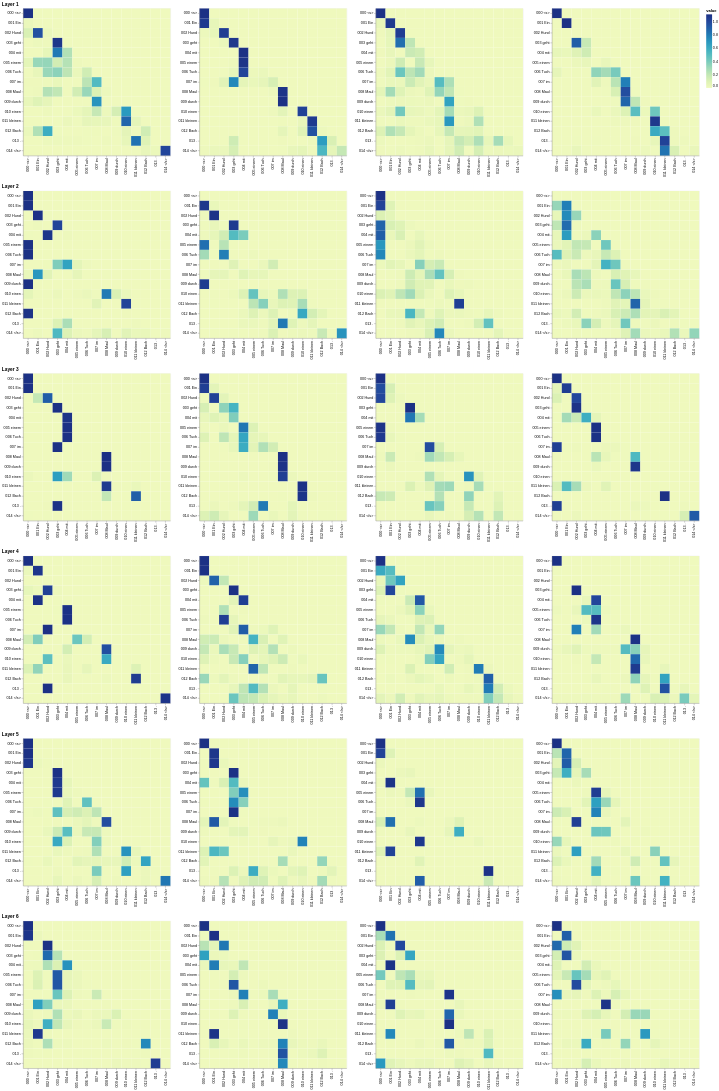

Here is the notebook cell this chart was saved with:
### Markdown cell above
## Decoder Self Attention

### Code cell
def viz_decoder_self():
    model, example_data = run_model_example(n_examples=1)
    example = example_data[len(example_data) - 1]

    layer_viz = [
        visualize_layer(
            model,
            layer,
            get_decoder_self,
            len(example[1]),
            example[1],
            example[1],
        )
        for layer in range(6)
    ]
    return alt.hconcat(
        layer_viz[0]
        & layer_viz[1]
        & layer_viz[2]
        & layer_viz[3]
        & layer_viz[4]
        & layer_viz[5]
    )


show_example(viz_decoder_self)

### Figure 1 — Vega-Lite specification as saved in the notebook (floating-point values rounded to 4 significant figures; data arrays with more than 128 entries replaced by an {"elided": "..."} marker saying what was removed)
{"config": {"view": {"continuousWidth": 300, "continuousHeight": 300}}, "hconcat": [{"vconcat": [{"hconcat": [{"data": {"name": "data-2785a52fba4d27d21469eaf488dbf6e9"}, "mark": {"type": "rect"}, "encoding": {"color": {"field": "value", "type": "quantitative"}, "tooltip": [{"field": "row", "type": "quantitative"}, {"field": "column", "type": "quantitative"}, {"field": "value", "type": "quantitative"}, {"field": "row_token", "type": "nominal"}, {"field": "col_token", "type": "nominal"}], "x": {"axis": {"title": ""}, "field": "col_token", "type": "nominal"}, "y": {"axis": {"title": ""}, "field": "row_token", "type": "nominal"}}, "height": 400, "name": "view_25", "width": 400}, {"data": {"name": "data-f9a7cf7200d708eb9ed0b640dbfbf19c"}, "mark": {"type": "rect"}, "encoding": {"color": {"field": "value", "type": "quantitative"}, "tooltip": [{"field": "row", "type": "quantitative"}, {"field": "column", "type": "quantitative"}, {"field": "value", "type": "quantitative"}, {"field": "row_token", "type": "nominal"}, {"field": "col_token", "type": "nominal"}], "x": {"axis": {"title": ""}, "field": "col_token", "type": "nominal"}, "y": {"axis": {"title": ""}, "field": "row_token", "type": "nominal"}}, "height": 400, "name": "view_26", "width": 400}, {"data": {"name": "data-bf7b37609708dcea0083d0e660a1431d"}, "mark": {"type": "rect"}, "encoding": {"color": {"field": "value", "type": "quantitative"}, "tooltip": [{"field": "row", "type": "quantitative"}, {"field": "column", "type": "quantitative"}, {"field": "value", "type": "quantitative"}, {"field": "row_token", "type": "nominal"}, {"field": "col_token", "type": "nominal"}], "x": {"axis": {"title": ""}, "field": "col_token", "type": "nominal"}, "y": {"axis": {"title": ""}, "field": "row_token", "type": "nominal"}}, "height": 400, "name": "view_27", "width": 400}, {"data": {"name": "data-8f8537c6516199775ad8de966b2640bd"}, "mark": {"type": "rect"}, "encoding": {"color": {"field": "value", "type": "quantitative"}, "tooltip": [{"field": "row", "type": "quantitative"}, {"field": "column", "type": "quantitative"}, {"field": "value", "type": "quantitative"}, {"field": "row_token", "type": "nominal"}, {"field": "col_token", "type": "nominal"}], "x": {"axis": {"title": ""}, "field": "col_token", "type": "nominal"}, "y": {"axis": {"title": ""}, "field": "row_token", "type": "nominal"}}, "height": 400, "name": "view_28", "width": 400}]}, {"vconcat": [{"hconcat": [{"data": {"name": "data-b0d771c2252cd1f98f2c762cc912cba1"}, "mark": {"type": "rect"}, "encoding": {"color": {"field": "value", "type": "quantitative"}, "tooltip": [{"field": "row", "type": "quantitative"}, {"field": "column", "type": "quantitative"}, {"field": "value", "type": "quantitative"}, {"field": "row_token", "type": "nominal"}, {"field": "col_token", "type": "nominal"}], "x": {"axis": {"title": ""}, "field": "col_token", "type": "nominal"}, "y": {"axis": {"title": ""}, "field": "row_token", "type": "nominal"}}, "height": 400, "name": "view_29", "width": 400}, {"data": {"name": "data-269d88a6ff9c7ef0ecc7e2c3e8c41af5"}, "mark": {"type": "rect"}, "encoding": {"color": {"field": "value", "type": "quantitative"}, "tooltip": [{"field": "row", "type": "quantitative"}, {"field": "column", "type": "quantitative"}, {"field": "value", "type": "quantitative"}, {"field": "row_token", "type": "nominal"}, {"field": "col_token", "type": "nominal"}], "x": {"axis": {"title": ""}, "field": "col_token", "type": "nominal"}, "y": {"axis": {"title": ""}, "field": "row_token", "type": "nominal"}}, "height": 400, "name": "view_30", "width": 400}, {"data": {"name": "data-1dcb380a250ab0fc6d0988169b6eb88f"}, "mark": {"type": "rect"}, "encoding": {"color": {"field": "value", "type": "quantitative"}, "tooltip": [{"field": "row", "type": "quantitative"}, {"field": "column", "type": "quantitative"}, {"field": "value", "type": "quantitative"}, {"field": "row_token", "type": "nominal"}, {"field": "col_token", "type": "nominal"}], "x": {"axis": {"title": ""}, "field": "col_token", "type": "nominal"}, "y": {"axis": {"title": ""}, "field": "row_token", "type": "nominal"}}, "height": 400, "name": "view_31", "width": 400}, {"data": {"name": "data-78c2920400ae6f68a134789bc5047d03"}, "mark": {"type": "rect"}, "encoding": {"color": {"field": "value", "type": "quantitative"}, "tooltip": [{"field": "row", "type": "quantitative"}, {"field": "column", "type": "quantitative"}, {"field": "value", "type": "quantitative"}, {"field": "row_token", "type": "nominal"}, {"field": "col_token", "type": "nominal"}], "x": {"axis": {"title": ""}, "field": "col_token", "type": "nominal"}, "y": {"axis": {"title": ""}, "field": "row_token", "type": "nominal"}}, "height": 400, "name": "view_32", "width": 400}]}], "title": "Layer 2"}, {"vconcat": [{"hconcat": [{"data": {"name": "data-24191db1726dbcf12f5ecfba5184ea9a"}, "mark": {"type": "rect"}, "encoding": {"color": {"field": "value", "type": "quantitative"}, "tooltip": [{"field": "row", "type": "quantitative"}, {"field": "column", "type": "quantitative"}, {"field": "value", "type": "quantitative"}, {"field": "row_token", "type": "nominal"}, {"field": "col_token", "type": "nominal"}], "x": {"axis": {"title": ""}, "field": "col_token", "type": "nominal"}, "y": {"axis": {"title": ""}, "field": "row_token", "type": "nominal"}}, "height": 400, "name": "view_33", "width": 400}, {"data": {"name": "data-36bbed970ea45446f201225a93cd2266"}, "mark": {"type": "rect"}, "encoding": {"color": {"field": "value", "type": "quantitative"}, "tooltip": [{"field": "row", "type": "quantitative"}, {"field": "column", "type": "quantitative"}, {"field": "value", "type": "quantitative"}, {"field": "row_token", "type": "nominal"}, {"field": "col_token", "type": "nominal"}], "x": {"axis": {"title": ""}, "field": "col_token", "type": "nominal"}, "y": {"axis": {"title": ""}, "field": "row_token", "type": "nominal"}}, "height": 400, "name": "view_34", "width": 400}, {"data": {"name": "data-c4e17b5e2ef1886fb672646989fc9ef8"}, "mark": {"type": "rect"}, "encoding": {"color": {"field": "value", "type": "quantitative"}, "tooltip": [{"field": "row", "type": "quantitative"}, {"field": "column", "type": "quantitative"}, {"field": "value", "type": "quantitative"}, {"field": "row_token", "type": "nominal"}, {"field": "col_token", "type": "nominal"}], "x": {"axis": {"title": ""}, "field": "col_token", "type": "nominal"}, "y": {"axis": {"title": ""}, "field": "row_token", "type": "nominal"}}, "height": 400, "name": "view_35", "width": 400}, {"data": {"name": "data-a286c55968106107327c0dcd9fa39aa4"}, "mark": {"type": "rect"}, "encoding": {"color": {"field": "value", "type": "quantitative"}, "tooltip": [{"field": "row", "type": "quantitative"}, {"field": "column", "type": "quantitative"}, {"field": "value", "type": "quantitative"}, {"field": "row_token", "type": "nominal"}, {"field": "col_token", "type": "nominal"}], "x": {"axis": {"title": ""}, "field": "col_token", "type": "nominal"}, "y": {"axis": {"title": ""}, "field": "row_token", "type": "nominal"}}, "height": 400, "name": "view_36", "width": 400}]}], "title": "Layer 3"}, {"vconcat": [{"hconcat": [{"data": {"name": "data-4db0f948cef316039ae254142372ccfd"}, "mark": {"type": "rect"}, "encoding": {"color": {"field": "value", "type": "quantitative"}, "tooltip": [{"field": "row", "type": "quantitative"}, {"field": "column", "type": "quantitative"}, {"field": "value", "type": "quantitative"}, {"field": "row_token", "type": "nominal"}, {"field": "col_token", "type": "nominal"}], "x": {"axis": {"title": ""}, "field": "col_token", "type": "nominal"}, "y": {"axis": {"title": ""}, "field": "row_token", "type": "nominal"}}, "height": 400, "name": "view_37", "width": 400}, {"data": {"name": "data-6f7f8f46fd9612268c13a71eb194354e"}, "mark": {"type": "rect"}, "encoding": {"color": {"field": "value", "type": "quantitative"}, "tooltip": [{"field": "row", "type": "quantitative"}, {"field": "column", "type": "quantitative"}, {"field": "value", "type": "quantitative"}, {"field": "row_token", "type": "nominal"}, {"field": "col_token", "type": "nominal"}], "x": {"axis": {"title": ""}, "field": "col_token", "type": "nominal"}, "y": {"axis": {"title": ""}, "field": "row_token", "type": "nominal"}}, "height": 400, "name": "view_38", "width": 400}, {"data": {"name": "data-adff8983481299f55bed6b2ba9e0c419"}, "mark": {"type": "rect"}, "encoding": {"color": {"field": "value", "type": "quantitative"}, "tooltip": [{"field": "row", "type": "quantitative"}, {"field": "column", "type": "quantitative"}, {"field": "value", "type": "quantitative"}, {"field": "row_token", "type": "nominal"}, {"field": "col_token", "type": "nominal"}], "x": {"axis": {"title": ""}, "field": "col_token", "type": "nominal"}, "y": {"axis": {"title": ""}, "field": "row_token", "type": "nominal"}}, "height": 400, "name": "view_39", "width": 400}, {"data": {"name": "data-ceda5f32fa15d93fe44f545aec29f345"}, "mark": {"type": "rect"}, "encoding": {"color": {"field": "value", "type": "quantitative"}, "tooltip": [{"field": "row", "type": "quantitative"}, {"field": "column", "type": "quantitative"}, {"field": "value", "type": "quantitative"}, {"field": "row_token", "type": "nominal"}, {"field": "col_token", "type": "nominal"}], "x": {"axis": {"title": ""}, "field": "col_token", "type": "nominal"}, "y": {"axis": {"title": ""}, "field": "row_token", "type": "nominal"}}, "height": 400, "name": "view_40", "width": 400}]}], "title": "Layer 4"}, {"vconcat": [{"hconcat": [{"data": {"name": "data-be4be5b52f05c3f22fc0d0445b2bbc7f"}, "mark": {"type": "rect"}, "encoding": {"color": {"field": "value", "type": "quantitative"}, "tooltip": [{"field": "row", "type": "quantitative"}, {"field": "column", "type": "quantitative"}, {"field": "value", "type": "quantitative"}, {"field": "row_token", "type": "nominal"}, {"field": "col_token", "type": "nominal"}], "x": {"axis": {"title": ""}, "field": "col_token", "type": "nominal"}, "y": {"axis": {"title": ""}, "field": "row_token", "type": "nominal"}}, "height": 400, "name": "view_41", "width": 400}, {"data": {"name": "data-e9a2b8255270ff1842494cf23b4f8f61"}, "mark": {"type": "rect"}, "encoding": {"color": {"field": "value", "type": "quantitative"}, "tooltip": [{"field": "row", "type": "quantitative"}, {"field": "column", "type": "quantitative"}, {"field": "value", "type": "quantitative"}, {"field": "row_token", "type": "nominal"}, {"field": "col_token", "type": "nominal"}], "x": {"axis": {"title": ""}, "field": "col_token", "type": "nominal"}, "y": {"axis": {"title": ""}, "field": "row_token", "type": "nominal"}}, "height": 400, "name": "view_42", "width": 400}, {"data": {"name": "data-98975264c0688ad857791690668216b1"}, "mark": {"type": "rect"}, "encoding": {"color": {"field": "value", "type": "quantitative"}, "tooltip": [{"field": "row", "type": "quantitative"}, {"field": "column", "type": "quantitative"}, {"field": "value", "type": "quantitative"}, {"field": "row_token", "type": "nominal"}, {"field": "col_token", "type": "nominal"}], "x": {"axis": {"title": ""}, "field": "col_token", "type": "nominal"}, "y": {"axis": {"title": ""}, "field": "row_token", "type": "nominal"}}, "height": 400, "name": "view_43", "width": 400}, {"data": {"name": "data-ae6ff3e0345b91e0d47e09e5ccd784c1"}, "mark": {"type": "rect"}, "encoding": {"color": {"field": "value", "type": "quantitative"}, "tooltip": [{"field": "row", "type": "quantitative"}, {"field": "column", "type": "quantitative"}, {"field": "value", "type": "quantitative"}, {"field": "row_token", "type": "nominal"}, {"field": "col_token", "type": "nominal"}], "x": {"axis": {"title": ""}, "field": "col_token", "type": "nominal"}, "y": {"axis": {"title": ""}, "field": "row_token", "type": "nominal"}}, "height": 400, "name": "view_44", "width": 400}]}], "title": "Layer 5"}, {"vconcat": [{"hconcat": [{"data": {"name": "data-49c692b7b12bf824480fe2ce81db745b"}, "mark": {"type": "rect"}, "encoding": {"color": {"field": "value", "type": "quantitative"}, "tooltip": [{"field": "row", "type": "quantitative"}, {"field": "column", "type": "quantitative"}, {"field": "value", "type": "quantitative"}, {"field": "row_token", "type": "nominal"}, {"field": "col_token", "type": "nominal"}], "x": {"axis": {"title": ""}, "field": "col_token", "type": "nominal"}, "y": {"axis": {"title": ""}, "field": "row_token", "type": "nominal"}}, "height": 400, "name": "view_45", "width": 400}, {"data": {"name": "data-127b6f378e3764c724b19e5393069aa0"}, "mark": {"type": "rect"}, "encoding": {"color": {"field": "value", "type": "quantitative"}, "tooltip": [{"field": "row", "type": "quantitative"}, {"field": "column", "type": "quantitative"}, {"field": "value", "type": "quantitative"}, {"field": "row_token", "type": "nominal"}, {"field": "col_token", "type": "nominal"}], "x": {"axis": {"title": ""}, "field": "col_token", "type": "nominal"}, "y": {"axis": {"title": ""}, "field": "row_token", "type": "nominal"}}, "height": 400, "name": "view_46", "width": 400}, {"data": {"name": "data-31ae6d4203b4f1e8f4ede611e446c1b3"}, "mark": {"type": "rect"}, "encoding": {"color": {"field": "value", "type": "quantitative"}, "tooltip": [{"field": "row", "type": "quantitative"}, {"field": "column", "type": "quantitative"}, {"field": "value", "type": "quantitative"}, {"field": "row_token", "type": "nominal"}, {"field": "col_token", "type": "nominal"}], "x": {"axis": {"title": ""}, "field": "col_token", "type": "nominal"}, "y": {"axis": {"title": ""}, "field": "row_token", "type": "nominal"}}, "height": 400, "name": "view_47", "width": 400}, {"data": {"name": "data-a33a34eb348a25caba8fe50bdfb37f6c"}, "mark": {"type": "rect"}, "encoding": {"color": {"field": "value", "type": "quantitative"}, "tooltip": [{"field": "row", "type": "quantitative"}, {"field": "column", "type": "quantitative"}, {"field": "value", "type": "quantitative"}, {"field": "row_token", "type": "nominal"}, {"field": "col_token", "type": "nominal"}], "x": {"axis": {"title": ""}, "field": "col_token", "type": "nominal"}, "y": {"axis": {"title": ""}, "field": "row_token", "type": "nominal"}}, "height": 400, "name": "view_48", "width": 400}]}], "title": "Layer 6"}], "title": "Layer 1"}], "params": [{"name": "param_54", "select": {"type": "interval", "encodings": ["x", "y"]}, "bind": "scales", "views": ["view_25"]}, {"name": "param_56", "select": {"type": "interval", "encodings": ["x", "y"]}, "bind": "scales", "views": ["view_26"]}, {"name": "param_58", "select": {"type": "interval", "encodings": ["x", "y"]}, "bind": "scales", "views": ["view_27"]}, {"name": "param_60", "select": {"type": "interval", "encodings": ["x", "y"]}, "bind": "scales", "views": ["view_28"]}, {"name": "param_62", "select": {"type": "interval", "encodings": ["x", "y"]}, "bind": "scales", "views": ["view_29"]}, {"name": "param_64", "select": {"type": "interval", "encodings": ["x", "y"]}, "bind": "scales", "views": ["view_30"]}, {"name": "param_66", "select": {"type": "interval", "encodings": ["x", "y"]}, "bind": "scales", "views": ["view_31"]}, {"name": "param_68", "select": {"type": "interval", "encodings": ["x", "y"]}, "bind": "scales", "views": ["view_32"]}, {"name": "param_70", "select": {"type": "interval", "encodings": ["x", "y"]}, "bind": "scales", "views": ["view_33"]}, {"name": "param_72", "select": {"type": "interval", "encodings": ["x", "y"]}, "bind": "scales", "views": ["view_34"]}, {"name": "param_74", "select": {"type": "interval", "encodings": ["x", "y"]}, "bind": "scales", "views": ["view_35"]}, {"name": "param_76", "select": {"type": "interval", "encodings": ["x", "y"]}, "bind": "scales", "views": ["view_36"]}, {"name": "param_78", "select": {"type": "interval", "encodings": ["x", "y"]}, "bind": "scales", "views": ["view_37"]}, {"name": "param_80", "select": {"type": "interval", "encodings": ["x", "y"]}, "bind": "scales", "views": ["view_38"]}, {"name": "param_82", "select": {"type": "interval", "encodings": ["x", "y"]}, "bind": "scales", "views": ["view_39"]}, {"name": "param_84", "select": {"type": "interval", "encodings": ["x", "y"]}, "bind": "scales", "views": ["view_40"]}, {"name": "param_86", "select": {"type": "interval", "encodings": ["x", "y"]}, "bind": "scales", "views": ["view_41"]}, {"name": "param_88", "select": {"type": "interval", "encodings": ["x", "y"]}, "bind": "scales", "views": ["view_42"]}, {"name": "param_90", "select": {"type": "interval", "encodings": ["x", "y"]}, "bind": "scales", "views": ["view_43"]}, {"name": "param_92", "select": {"type": "interval", "encodings": ["x", "y"]}, "bind": "scales", "views": ["view_44"]}, {"name": "param_94", "select": {"type": "interval", "encodings": ["x", "y"]}, "bind": "scales", "views": ["view_45"]}, {"name": "param_96", "select": {"type": "interval", "encodings": ["x", "y"]}, "bind": "scales", "views": ["view_46"]}, {"name": "param_98", "select": {"type": "interval", "encodings": ["x", "y"]}, "bind": "scales", "views": ["view_47"]}, {"name": "param_100", "select": {"type": "interval", "encodings": ["x", "y"]}, "bind": "scales", "views": ["view_48"]}], "$schema": "https://vega.github.io/schema/vega-lite/v5.20.1.json", "datasets": {"data-2785a52fba4d27d21469eaf488dbf6e9": {"elided": "225 records"}, "data-f9a7cf7200d708eb9ed0b640dbfbf19c": {"elided": "225 records"}, "data-bf7b37609708dcea0083d0e660a1431d": {"elided": "225 records"}, "data-8f8537c6516199775ad8de966b2640bd": {"elided": "225 records"}, "data-b0d771c2252cd1f98f2c762cc912cba1": {"elided": "225 records"}, "data-269d88a6ff9c7ef0ecc7e2c3e8c41af5": {"elided": "225 records"}, "data-1dcb380a250ab0fc6d0988169b6eb88f": {"elided": "225 records"}, "data-78c2920400ae6f68a134789bc5047d03": {"elided": "225 records"}, "data-24191db1726dbcf12f5ecfba5184ea9a": {"elided": "225 records"}, "data-36bbed970ea45446f201225a93cd2266": {"elided": "225 records"}, "data-c4e17b5e2ef1886fb672646989fc9ef8": {"elided": "225 records"}, "data-a286c55968106107327c0dcd9fa39aa4": {"elided": "225 records"}, "data-4db0f948cef316039ae254142372ccfd": {"elided": "225 records"}, "data-6f7f8f46fd9612268c13a71eb194354e": {"elided": "225 records"}, "data-adff8983481299f55bed6b2ba9e0c419": {"elided": "225 records"}, "data-ceda5f32fa15d93fe44f545aec29f345": {"elided": "225 records"}, "data-be4be5b52f05c3f22fc0d0445b2bbc7f": {"elided": "225 records"}, "data-e9a2b8255270ff1842494cf23b4f8f61": {"elided": "225 records"}, "data-98975264c0688ad857791690668216b1": {"elided": "225 records"}, "data-ae6ff3e0345b91e0d47e09e5ccd784c1": {"elided": "225 records"}, "data-49c692b7b12bf824480fe2ce81db745b": {"elided": "225 records"}, "data-127b6f378e3764c724b19e5393069aa0": {"elided": "225 records"}, "data-31ae6d4203b4f1e8f4ede611e446c1b3": {"elided": "225 records"}, "data-a33a34eb348a25caba8fe50bdfb37f6c": {"elided": "225 records"}}}
